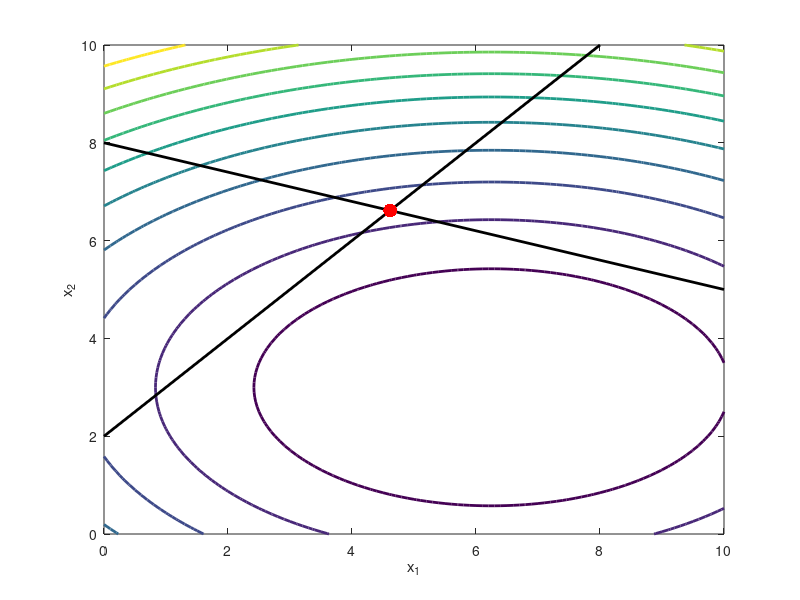

The MATLAB script that drew this image:
% Quadratic programming test/tutorial
[x1, x2] = meshgrid(0:.1:10, 0:.1:10);

cost = 0.4*x1.^2 - 5*x1 + x2.^2 - 6*x2 + 50;

% plot cost function
figure(1)
contour(x1, x2, cost, 10, 'LineWidth', 2)
xlabel('x_{1}')
ylabel('x_{2}')
zlabel('Cost')

% plot constraint lines
hold on
plot([0;8], [2;10], 'k', 'LineWidth', 2)
plot([0;10], [8;5], 'k', 'LineWidth', 2)

H = 2*[0.4 0; 0 1];
f = [-5; -6];
A = [1 -1; -0.3 -1];
b = [-2; -8];
LB = [0;0];
UB = [10;10];

[X,J] = quadprog(H, f, A, b, [],[], LB, UB);
costVal = J + 50;

plot(X(1), X(2), 'r.', 'MarkerSize', 30)